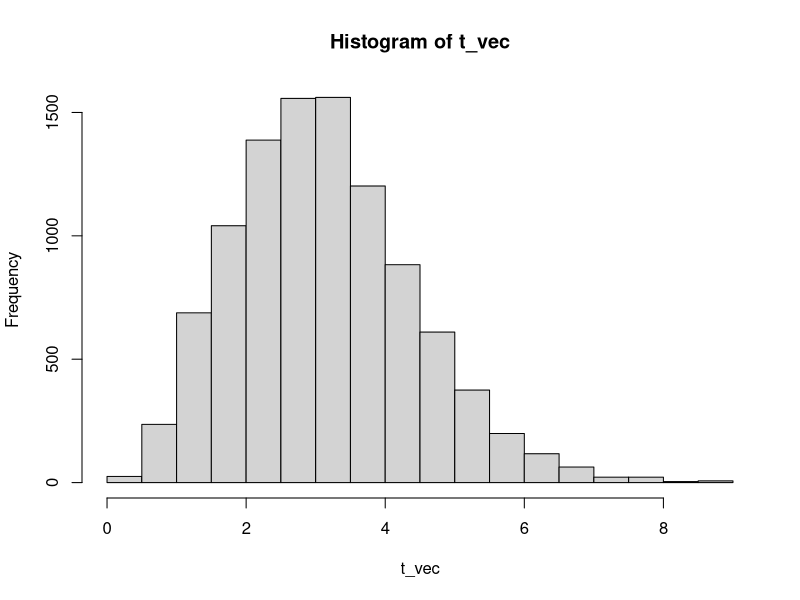

The R script that drew this image:
##### UPDATE THETA

# Function to update the theta parameter
# INPUT: n -> number of data points
#        m1_bar -> number of points in group 0 (to be computed using the auxiliary function m1_bar)
#        k -> number of distinct groups (excluding the groups from the contaminated part)
#        theta_old -> theta at the previous iteration
#        sigma -> sigma at the current iteration
#        n_acc -> number of accepted proposals in the previous iterations
#        theta_param -> list containing the prior parameter of theta (which is a gamma)
#                       a -> shape
#                       b -> rate
#        sd -> standard deviation for the proposal density in the MHRW (default value is 2)

# OUTPUT: theta -> value of the parameter theta at the r iteration
#         acc -> number of accepted proposals at the current iteration

update_theta <- function(n, m1_bar, k, theta_old, sigma, n_acc, theta_param, sd = .2){ 
  # METROPOLIS HASTINGS RANDOM WALK 
  
  # Extraction of a new value from the proposal distribution, doing an appropriate transformation 
  # to correct the fact that theta is in (0,+inf)
  y <- inv_theta( change_theta(theta_old) + rnorm(1,0,sd))
  
  # Computation the alpha of the new proposal wrt the old one
  aprob <- compute_alpha_theta(theta_old, y, k, m1_bar, sigma, n, theta_param)
  
  # Sampling from a U(0,1)
  u <- runif(1) 
  
  # If u < aprob, the proposed value is accepted and the number of accepted values is increased 
  if (u < aprob){
    n_acc = n_acc+1

    # Return of the new value of sigma (equal to the proposed value y) and the accuracy
    return(list("theta" = y, "acc" = n_acc))
  } 
  else {
    
    # Return of the new value of sigma (equal to the previous value sigma_old) and the accuracy
    return(list("theta" = theta_old, "acc" = n_acc))
    
  }
}


# Function to change the value of theta so theta_star is in (-inf, +inf) to do MH
# INPUT: x -> value of theta, x is in (0,+inf)
# OUTPUT: x_star -> value of transformed theta, x_star is in (-inf, +inf)
change_theta <- function(x) {
  return (log(x))
}

# Function to change the value of theta_star so theta is in (0, +inf) after MH
# Function to change the value of theta_star so theta is in (0, +inf) after MH
# inv_theta is the inverse function of change_theta
# INPUT: x -> value of theta_star, x is in (-inf, +inf)
# OUTPUT: x_star -> value of theta, x_star is in (0, +inf)
inv_theta <- function(x) {
  return (exp(x))
}

# Function to compute the alpha(x,y) for the proposed value y and the old value x
# INPUT: x -> value of theta at the previous step
#        y -> proposed value for theta
#        k -> number of distinct groups (excluding the groups from the contaminated part)
#        m1_bar -> number of points in group 0
#        sigma -> sigma at the current iteration
#        n -> number of data points
# OUTPUT: alpha -> the alpha needed to perform the acceptance/rejection in MH
compute_alpha_theta <- function(x, y, k, m1_bar, sigma, n, theta_param) {

  # Computation of the partial posterior density for y and x
  pi_y <- dens_theta(y, k, m1_bar, sigma, n, theta_param)
  pi_x <- dens_theta(x, k, m1_bar, sigma, n, theta_param)
  
  rapp <- pi_y/pi_x

  # Computation of alpha 
  return (min(1, rapp))
}


# Function to compute the partial posterior density (up to the normalizing constant) for theta
# INPUT: x -> point where the partial density is evaluated
#        k -> number of distinct groups (excluding the groups from the contaminated part)
#        m1_bar -> number of points in group 0
#        sigma -> sigma at the current iteration
#        n -> number of data points
#        theta_param -> list containing the prior parameter of theta (which is a gamma)
#                       a -> shape
#                       b -> rate
# OUTPUT: f -> the evaluation of the partial posterior density at point x

dens_theta <- function(x, k, m1_bar, sigma, n, theta_param) {
  
  # Computation of the partial posterior density, corrected to account for the reparameterization of MH
  return (dgamma(x, theta_param$a, rate=theta_param$b) *  gamma(x) * 
            gamma(x/sigma + k) / (gamma(x/sigma) * gamma(x + n - m1_bar)) * x)
}

#-------------------
# - EXAMPLE
theta_old <- 1
sigma <- 0.2
m1 <- 10
m1_bar <- 8
k <- 20
sigma_old <- 0.2 
freq <- c(rep(1, 10), 10, 4, 5, 25, 3, 6, 9, 12, 4, 2)
n <- sum(freq)
n_acc <- 0
t_vec <- c()
theta_param <- list(a = 1, b = 1)

for(i in 1:10000){
  temp <- update_theta(n, m1_bar, k, theta_old, sigma, n_acc, theta_param, sd = .25)
  theta_old <- temp$theta
  t_vec[i] <- theta_old
  n_acc <- temp$acc
  print(theta_old)
}
n_acc / 10000
hist(t_vec)


